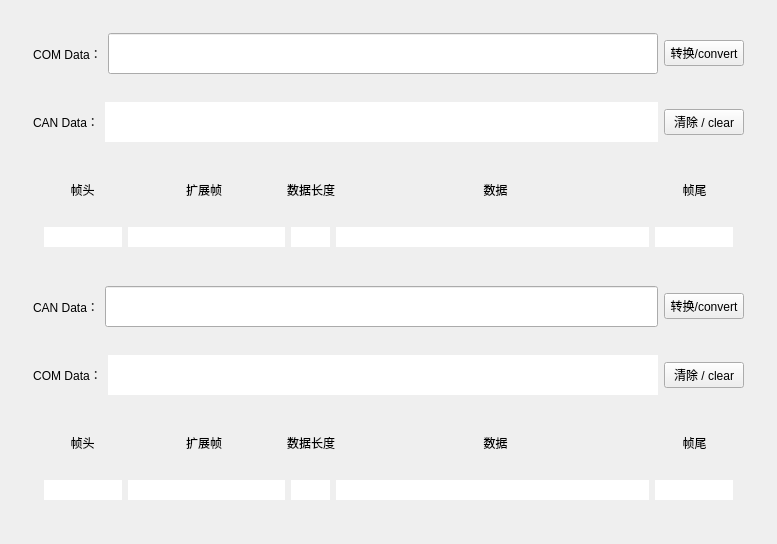
<?xml version="1.0" encoding="UTF-8"?>
<ui version="4.0">
 <class>MainWindow</class>
 <widget class="QMainWindow" name="MainWindow">
  <property name="geometry">
   <rect>
    <x>0</x>
    <y>0</y>
    <width>777</width>
    <height>544</height>
   </rect>
  </property>
  <property name="windowTitle">
   <string>DataConversion</string>
  </property>
  <property name="animated">
   <bool>true</bool>
  </property>
  <widget class="QWidget" name="centralWidget">
   <property name="sizePolicy">
    <sizepolicy hsizetype="Expanding" vsizetype="Expanding">
     <horstretch>0</horstretch>
     <verstretch>0</verstretch>
    </sizepolicy>
   </property>
   <layout class="QVBoxLayout" name="verticalLayout_4">
    <item>
     <widget class="QWidget" name="widget_11" native="true">
      <property name="sizePolicy">
       <sizepolicy hsizetype="Expanding" vsizetype="Expanding">
        <horstretch>0</horstretch>
        <verstretch>0</verstretch>
       </sizepolicy>
      </property>
      <layout class="QVBoxLayout" name="verticalLayout_3">
       <item>
        <widget class="QWidget" name="widget" native="true">
         <layout class="QHBoxLayout" name="horizontalLayout">
          <item>
           <widget class="QLabel" name="label_4">
            <property name="sizePolicy">
             <sizepolicy hsizetype="Preferred" vsizetype="Preferred">
              <horstretch>1</horstretch>
              <verstretch>0</verstretch>
             </sizepolicy>
            </property>
            <property name="text">
             <string>COM Data：</string>
            </property>
            <property name="alignment">
             <set>Qt::AlignCenter</set>
            </property>
           </widget>
          </item>
          <item>
           <widget class="QLineEdit" name="lineEdit">
            <property name="sizePolicy">
             <sizepolicy hsizetype="Expanding" vsizetype="Expanding">
              <horstretch>10</horstretch>
              <verstretch>0</verstretch>
             </sizepolicy>
            </property>
            <property name="layoutDirection">
             <enum>Qt::RightToLeft</enum>
            </property>
            <property name="frame">
             <bool>true</bool>
            </property>
            <property name="alignment">
             <set>Qt::AlignCenter</set>
            </property>
           </widget>
          </item>
          <item>
           <widget class="QPushButton" name="comTocan_bt">
            <property name="sizePolicy">
             <sizepolicy hsizetype="Minimum" vsizetype="Fixed">
              <horstretch>1</horstretch>
              <verstretch>0</verstretch>
             </sizepolicy>
            </property>
            <property name="text">
             <string>转换/convert</string>
            </property>
           </widget>
          </item>
         </layout>
        </widget>
       </item>
       <item>
        <widget class="QWidget" name="widget_3" native="true">
         <layout class="QHBoxLayout" name="horizontalLayout_2">
          <item>
           <widget class="QLabel" name="label">
            <property name="sizePolicy">
             <sizepolicy hsizetype="Preferred" vsizetype="Preferred">
              <horstretch>1</horstretch>
              <verstretch>0</verstretch>
             </sizepolicy>
            </property>
            <property name="text">
             <string>CAN Data：</string>
            </property>
            <property name="alignment">
             <set>Qt::AlignCenter</set>
            </property>
           </widget>
          </item>
          <item>
           <widget class="QLineEdit" name="lineEdit_comtocan">
            <property name="sizePolicy">
             <sizepolicy hsizetype="Expanding" vsizetype="Expanding">
              <horstretch>10</horstretch>
              <verstretch>0</verstretch>
             </sizepolicy>
            </property>
            <property name="cursor">
             <cursorShape>IBeamCursor</cursorShape>
            </property>
            <property name="frame">
             <bool>false</bool>
            </property>
            <property name="alignment">
             <set>Qt::AlignCenter</set>
            </property>
            <property name="readOnly">
             <bool>true</bool>
            </property>
           </widget>
          </item>
          <item>
           <widget class="QPushButton" name="btn_clear1">
            <property name="sizePolicy">
             <sizepolicy hsizetype="Minimum" vsizetype="Fixed">
              <horstretch>1</horstretch>
              <verstretch>0</verstretch>
             </sizepolicy>
            </property>
            <property name="text">
             <string>清除 / clear</string>
            </property>
           </widget>
          </item>
         </layout>
        </widget>
       </item>
       <item>
        <widget class="QWidget" name="widget_8" native="true">
         <layout class="QVBoxLayout" name="verticalLayout_2">
          <item>
           <widget class="QWidget" name="widget_9" native="true">
            <layout class="QHBoxLayout" name="horizontalLayout_7">
             <item>
              <widget class="QLabel" name="label_14">
               <property name="enabled">
                <bool>true</bool>
               </property>
               <property name="sizePolicy">
                <sizepolicy hsizetype="Expanding" vsizetype="Preferred">
                 <horstretch>2</horstretch>
                 <verstretch>0</verstretch>
                </sizepolicy>
               </property>
               <property name="minimumSize">
                <size>
                 <width>0</width>
                 <height>0</height>
                </size>
               </property>
               <property name="layoutDirection">
                <enum>Qt::RightToLeft</enum>
               </property>
               <property name="text">
                <string>帧头</string>
               </property>
               <property name="alignment">
                <set>Qt::AlignCenter</set>
               </property>
              </widget>
             </item>
             <item>
              <widget class="QLabel" name="label_15">
               <property name="sizePolicy">
                <sizepolicy hsizetype="Expanding" vsizetype="Preferred">
                 <horstretch>4</horstretch>
                 <verstretch>0</verstretch>
                </sizepolicy>
               </property>
               <property name="text">
                <string>扩展帧</string>
               </property>
               <property name="alignment">
                <set>Qt::AlignCenter</set>
               </property>
              </widget>
             </item>
             <item>
              <widget class="QLabel" name="label_16">
               <property name="sizePolicy">
                <sizepolicy hsizetype="Expanding" vsizetype="Preferred">
                 <horstretch>1</horstretch>
                 <verstretch>0</verstretch>
                </sizepolicy>
               </property>
               <property name="text">
                <string>数据长度</string>
               </property>
               <property name="alignment">
                <set>Qt::AlignCenter</set>
               </property>
              </widget>
             </item>
             <item>
              <widget class="QLabel" name="label_17">
               <property name="sizePolicy">
                <sizepolicy hsizetype="Expanding" vsizetype="Preferred">
                 <horstretch>8</horstretch>
                 <verstretch>0</verstretch>
                </sizepolicy>
               </property>
               <property name="text">
                <string>数据</string>
               </property>
               <property name="alignment">
                <set>Qt::AlignCenter</set>
               </property>
              </widget>
             </item>
             <item>
              <widget class="QLabel" name="label_18">
               <property name="sizePolicy">
                <sizepolicy hsizetype="Expanding" vsizetype="Preferred">
                 <horstretch>2</horstretch>
                 <verstretch>0</verstretch>
                </sizepolicy>
               </property>
               <property name="text">
                <string>帧尾</string>
               </property>
               <property name="alignment">
                <set>Qt::AlignCenter</set>
               </property>
              </widget>
             </item>
            </layout>
           </widget>
          </item>
          <item>
           <widget class="QWidget" name="widget_10" native="true">
            <layout class="QHBoxLayout" name="horizontalLayout_8">
             <item>
              <widget class="QLineEdit" name="lineEdit_10">
               <property name="sizePolicy">
                <sizepolicy hsizetype="Expanding" vsizetype="Expanding">
                 <horstretch>2</horstretch>
                 <verstretch>0</verstretch>
                </sizepolicy>
               </property>
               <property name="minimumSize">
                <size>
                 <width>0</width>
                 <height>0</height>
                </size>
               </property>
               <property name="sizeIncrement">
                <size>
                 <width>0</width>
                 <height>0</height>
                </size>
               </property>
               <property name="frame">
                <bool>false</bool>
               </property>
               <property name="alignment">
                <set>Qt::AlignCenter</set>
               </property>
               <property name="readOnly">
                <bool>true</bool>
               </property>
              </widget>
             </item>
             <item>
              <widget class="QLineEdit" name="lineEdit_11">
               <property name="sizePolicy">
                <sizepolicy hsizetype="Expanding" vsizetype="Expanding">
                 <horstretch>4</horstretch>
                 <verstretch>0</verstretch>
                </sizepolicy>
               </property>
               <property name="frame">
                <bool>false</bool>
               </property>
               <property name="alignment">
                <set>Qt::AlignCenter</set>
               </property>
               <property name="readOnly">
                <bool>true</bool>
               </property>
              </widget>
             </item>
             <item>
              <widget class="QLineEdit" name="lineEdit_12">
               <property name="sizePolicy">
                <sizepolicy hsizetype="Expanding" vsizetype="Expanding">
                 <horstretch>1</horstretch>
                 <verstretch>0</verstretch>
                </sizepolicy>
               </property>
               <property name="frame">
                <bool>false</bool>
               </property>
               <property name="alignment">
                <set>Qt::AlignCenter</set>
               </property>
               <property name="readOnly">
                <bool>true</bool>
               </property>
              </widget>
             </item>
             <item>
              <widget class="QLineEdit" name="lineEdit_13">
               <property name="sizePolicy">
                <sizepolicy hsizetype="Expanding" vsizetype="Expanding">
                 <horstretch>8</horstretch>
                 <verstretch>0</verstretch>
                </sizepolicy>
               </property>
               <property name="maxLength">
                <number>32784</number>
               </property>
               <property name="frame">
                <bool>false</bool>
               </property>
               <property name="alignment">
                <set>Qt::AlignCenter</set>
               </property>
               <property name="readOnly">
                <bool>true</bool>
               </property>
              </widget>
             </item>
             <item>
              <widget class="QLineEdit" name="lineEdit_14">
               <property name="sizePolicy">
                <sizepolicy hsizetype="Expanding" vsizetype="Expanding">
                 <horstretch>2</horstretch>
                 <verstretch>0</verstretch>
                </sizepolicy>
               </property>
               <property name="frame">
                <bool>false</bool>
               </property>
               <property name="alignment">
                <set>Qt::AlignCenter</set>
               </property>
               <property name="readOnly">
                <bool>true</bool>
               </property>
              </widget>
             </item>
            </layout>
           </widget>
          </item>
         </layout>
        </widget>
       </item>
       <item>
        <widget class="QWidget" name="widget_4" native="true">
         <layout class="QHBoxLayout" name="horizontalLayout_3">
          <item>
           <widget class="QLabel" name="label_3">
            <property name="sizePolicy">
             <sizepolicy hsizetype="Preferred" vsizetype="Preferred">
              <horstretch>1</horstretch>
              <verstretch>0</verstretch>
             </sizepolicy>
            </property>
            <property name="text">
             <string>CAN Data：</string>
            </property>
            <property name="alignment">
             <set>Qt::AlignCenter</set>
            </property>
           </widget>
          </item>
          <item>
           <widget class="QLineEdit" name="lineEdit_3">
            <property name="sizePolicy">
             <sizepolicy hsizetype="Expanding" vsizetype="Expanding">
              <horstretch>10</horstretch>
              <verstretch>0</verstretch>
             </sizepolicy>
            </property>
            <property name="alignment">
             <set>Qt::AlignCenter</set>
            </property>
           </widget>
          </item>
          <item>
           <widget class="QPushButton" name="canTocom_bt">
            <property name="sizePolicy">
             <sizepolicy hsizetype="Minimum" vsizetype="Fixed">
              <horstretch>1</horstretch>
              <verstretch>0</verstretch>
             </sizepolicy>
            </property>
            <property name="text">
             <string>转换/convert</string>
            </property>
           </widget>
          </item>
         </layout>
        </widget>
       </item>
       <item>
        <widget class="QWidget" name="widget_2" native="true">
         <layout class="QHBoxLayout" name="horizontalLayout_4">
          <item>
           <widget class="QLabel" name="label_2">
            <property name="sizePolicy">
             <sizepolicy hsizetype="Preferred" vsizetype="Preferred">
              <horstretch>1</horstretch>
              <verstretch>0</verstretch>
             </sizepolicy>
            </property>
            <property name="frameShape">
             <enum>QFrame::NoFrame</enum>
            </property>
            <property name="text">
             <string>COM Data：</string>
            </property>
            <property name="alignment">
             <set>Qt::AlignCenter</set>
            </property>
           </widget>
          </item>
          <item>
           <widget class="QLineEdit" name="lineEdit_cantocom">
            <property name="sizePolicy">
             <sizepolicy hsizetype="Expanding" vsizetype="Expanding">
              <horstretch>10</horstretch>
              <verstretch>0</verstretch>
             </sizepolicy>
            </property>
            <property name="frame">
             <bool>false</bool>
            </property>
            <property name="alignment">
             <set>Qt::AlignCenter</set>
            </property>
            <property name="readOnly">
             <bool>true</bool>
            </property>
           </widget>
          </item>
          <item>
           <widget class="QPushButton" name="btn_clear2">
            <property name="sizePolicy">
             <sizepolicy hsizetype="Minimum" vsizetype="Fixed">
              <horstretch>1</horstretch>
              <verstretch>0</verstretch>
             </sizepolicy>
            </property>
            <property name="text">
             <string>清除 / clear</string>
            </property>
           </widget>
          </item>
         </layout>
        </widget>
       </item>
       <item>
        <widget class="QWidget" name="widget_7" native="true">
         <layout class="QVBoxLayout" name="verticalLayout">
          <item>
           <widget class="QWidget" name="widget_5" native="true">
            <layout class="QHBoxLayout" name="horizontalLayout_6">
             <item>
              <widget class="QLabel" name="label_9">
               <property name="sizePolicy">
                <sizepolicy hsizetype="Preferred" vsizetype="Preferred">
                 <horstretch>2</horstretch>
                 <verstretch>0</verstretch>
                </sizepolicy>
               </property>
               <property name="layoutDirection">
                <enum>Qt::RightToLeft</enum>
               </property>
               <property name="text">
                <string>帧头</string>
               </property>
               <property name="alignment">
                <set>Qt::AlignCenter</set>
               </property>
              </widget>
             </item>
             <item>
              <widget class="QLabel" name="label_10">
               <property name="sizePolicy">
                <sizepolicy hsizetype="Preferred" vsizetype="Preferred">
                 <horstretch>4</horstretch>
                 <verstretch>0</verstretch>
                </sizepolicy>
               </property>
               <property name="text">
                <string>扩展帧</string>
               </property>
               <property name="alignment">
                <set>Qt::AlignCenter</set>
               </property>
              </widget>
             </item>
             <item>
              <widget class="QLabel" name="label_11">
               <property name="sizePolicy">
                <sizepolicy hsizetype="Preferred" vsizetype="Preferred">
                 <horstretch>1</horstretch>
                 <verstretch>0</verstretch>
                </sizepolicy>
               </property>
               <property name="text">
                <string>数据长度</string>
               </property>
               <property name="alignment">
                <set>Qt::AlignCenter</set>
               </property>
              </widget>
             </item>
             <item>
              <widget class="QLabel" name="label_12">
               <property name="sizePolicy">
                <sizepolicy hsizetype="Preferred" vsizetype="Preferred">
                 <horstretch>8</horstretch>
                 <verstretch>0</verstretch>
                </sizepolicy>
               </property>
               <property name="text">
                <string>数据</string>
               </property>
               <property name="alignment">
                <set>Qt::AlignCenter</set>
               </property>
              </widget>
             </item>
             <item>
              <widget class="QLabel" name="label_13">
               <property name="sizePolicy">
                <sizepolicy hsizetype="Preferred" vsizetype="Preferred">
                 <horstretch>2</horstretch>
                 <verstretch>0</verstretch>
                </sizepolicy>
               </property>
               <property name="text">
                <string>帧尾</string>
               </property>
               <property name="alignment">
                <set>Qt::AlignCenter</set>
               </property>
              </widget>
             </item>
            </layout>
           </widget>
          </item>
          <item>
           <widget class="QWidget" name="widget_6" native="true">
            <layout class="QHBoxLayout" name="horizontalLayout_5">
             <item>
              <widget class="QLineEdit" name="lineEdit_5">
               <property name="sizePolicy">
                <sizepolicy hsizetype="Expanding" vsizetype="Expanding">
                 <horstretch>2</horstretch>
                 <verstretch>0</verstretch>
                </sizepolicy>
               </property>
               <property name="frame">
                <bool>false</bool>
               </property>
               <property name="alignment">
                <set>Qt::AlignCenter</set>
               </property>
               <property name="readOnly">
                <bool>true</bool>
               </property>
              </widget>
             </item>
             <item>
              <widget class="QLineEdit" name="lineEdit_6">
               <property name="sizePolicy">
                <sizepolicy hsizetype="Expanding" vsizetype="Expanding">
                 <horstretch>4</horstretch>
                 <verstretch>0</verstretch>
                </sizepolicy>
               </property>
               <property name="frame">
                <bool>false</bool>
               </property>
               <property name="alignment">
                <set>Qt::AlignCenter</set>
               </property>
               <property name="readOnly">
                <bool>true</bool>
               </property>
              </widget>
             </item>
             <item>
              <widget class="QLineEdit" name="lineEdit_7">
               <property name="sizePolicy">
                <sizepolicy hsizetype="Expanding" vsizetype="Expanding">
                 <horstretch>1</horstretch>
                 <verstretch>0</verstretch>
                </sizepolicy>
               </property>
               <property name="frame">
                <bool>false</bool>
               </property>
               <property name="alignment">
                <set>Qt::AlignCenter</set>
               </property>
               <property name="readOnly">
                <bool>true</bool>
               </property>
              </widget>
             </item>
             <item>
              <widget class="QLineEdit" name="lineEdit_9">
               <property name="sizePolicy">
                <sizepolicy hsizetype="Expanding" vsizetype="Expanding">
                 <horstretch>8</horstretch>
                 <verstretch>0</verstretch>
                </sizepolicy>
               </property>
               <property name="frame">
                <bool>false</bool>
               </property>
               <property name="alignment">
                <set>Qt::AlignCenter</set>
               </property>
               <property name="readOnly">
                <bool>true</bool>
               </property>
              </widget>
             </item>
             <item>
              <widget class="QLineEdit" name="lineEdit_8">
               <property name="sizePolicy">
                <sizepolicy hsizetype="Expanding" vsizetype="Expanding">
                 <horstretch>2</horstretch>
                 <verstretch>0</verstretch>
                </sizepolicy>
               </property>
               <property name="frame">
                <bool>false</bool>
               </property>
               <property name="alignment">
                <set>Qt::AlignCenter</set>
               </property>
               <property name="readOnly">
                <bool>true</bool>
               </property>
              </widget>
             </item>
            </layout>
           </widget>
          </item>
         </layout>
        </widget>
       </item>
      </layout>
     </widget>
    </item>
   </layout>
  </widget>
 </widget>
 <layoutdefault spacing="6" margin="11"/>
 <resources/>
 <connections/>
</ui>
